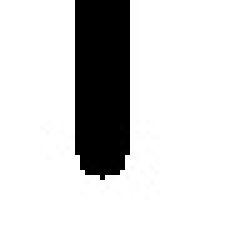
#> input picture gridworld.jpg, 50 x 50 px (shown 5 times larger)
$ python animation.py   (Python 2 division)
#> lines starting #> are read from the running program, lines starting #| are printed output that depends on the picture; after the words box and inside, x2 and y2 are one past the last pixel; in counts of white or black regions, pixels touching at a corner belong together
# -*- coding: utf-8 -*-
"""
Created on Thu Feb  9 18:39:58 2017

@author: monica
"""
import cv2
import random
import copy

img1 = cv2.imread('gridworld.jpg',0)
#> img1 is the input picture: shape (50, 50); min 0, max 255, mean 216.6

ret,world = cv2.threshold(img1,127,255,cv2.THRESH_BINARY)
#> world: shape (50, 50); 85% white; 1 black region, box (x1, y1, x2, y2) and area: (15, 0, 26, 36) 376
height, width = img1.shape
#> height = 50; width = 50
showImg = copy.deepcopy(world)

ar_sarsa1 = open('ar_sarsa1.txt','a')
ar_expsarsa1 = open('ar_expsara1.txt','a')
ar_sarsa2 = open('ar_sarsa2.txt','a')
ar_expsarsa2 = open('ar_expsarsa2.txt','a')
ar_q1 = open('ar_q1.txt','a')

print height, width
#| 50 50
#print world[width-1,height-1]

X_min = 0
Y_min = 0
X_max = width
#> X_max = 50
Y_max = height
#> Y_max = 50
epsilon = 0.05

#cv2.line(world, (X_min+2,Y_max-1), (X_min+25, Y_max-1), 1, 1)
#cv2.imshow('window',world)
#cv2.waitKey(500)

states = dict() #Key: poisition tuple Value: dictionary of right, left, Up, Down
                #Neighbours are list of tuple of position

reward = {'o':-2, 'u':-0.1, 'g':100}

actions = ['rt', 'lt', 'up', 'dw']

stateStatus = dict() # dictionary storing status of each position
                    #occupancy status where if neighbouring point is wall
                    #occupancy status = 'o' else 'u'
                    #if the neighbour = goal, status = 'g'

stateActionValues = dict() # dictionary key: position,action, value: state value
                    #initialised to zero

goalStates = list()
startStates = list()

aveReturns_sarsa = list()
aveReturns_expsarsa = list()

maxSteps = 20000
pCorrectAction = 0.9

alpha_sarsa = 0.24
alpha_expsarsa = 0.27
alpha_q = 0.28

discount_factor = 0.997

def defineGoals_start():
    """
    populate the list goalStats with all position of goal points
    @param: void
    @return: void (Updates global parameter goalStates)
    """
    global goalStates, startStates

    for i in range(X_min,X_min+13):
        startStates.append((i,Y_min+0))
        startStates.append((i,Y_min+1))

    for j in range(X_max-5,X_max):
        goalStates.append((j,Y_min+30))
        goalStates.append((j,Y_min+40))

    cv2.line(showImg, (X_min,Y_min+0), (X_min+13, Y_min+0), 1, 1)
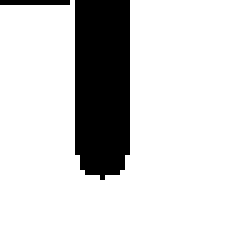
#> showImg: shape (50, 50) (shown 5 times larger); min 0, max 255, mean 215.2
    cv2.line(showImg, (X_min,Y_min+1), (X_min+13, Y_min+1), 1, 1)
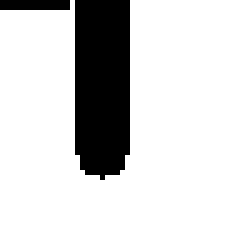
#> showImg: shape (50, 50) (shown 5 times larger); 0.56% of pixels changed, all inside (x1, y1, x2, y2) = (0, 1, 14, 2)
    cv2.line(showImg, (X_max-5,Y_min+30), (X_max, Y_min+30), 1, 1)
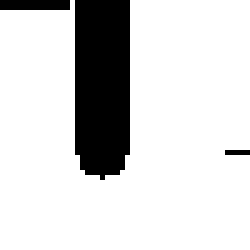
#> showImg: shape (50, 50) (shown 5 times larger); 0.2% of pixels changed, all inside (x1, y1, x2, y2) = (45, 30, 50, 31)
    cv2.line(showImg, (X_max-5,Y_min+40), (X_max, Y_min+40), 1, 1)
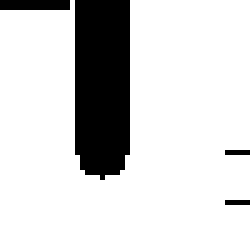
#> showImg: shape (50, 50) (shown 5 times larger); 0.2% of pixels changed, all inside (x1, y1, x2, y2) = (45, 40, 50, 41)


def neighboursDict(s):
    """
    Takes in state state and return neighbour dictionary as described above
    """
    neighbours = {'rt':[],'lt':[],'up':[],'dw':[]}

    x = s[0]
    y = s[1]

    if not ((x+1) > X_max-1 ):
        neighbours['rt'].append((x+1,y))
    if not ((x-1) < X_min ):
        neighbours['lt'].append((x-1,y))
    if not ((y+1) > Y_max-1 ):
        neighbours['dw'].append((x,y+1))
    if not ((y-1) < Y_min ):
        neighbours['up'].append((x,y-1))


    return neighbours

def image2World():
    '''
    Takes in the image and build a maze world
    Black = 0, White = 255
    @param: void
    @return: void (Updates the global parameter states, stateActionValues, stateStatus)
    '''
    global states, stateActionValues, stateStatus

    print goalStates
#| [(45, 30), (45, 40), (46, 30), (46, 40), (47, 30), (47, 40), (48, 30), (48, 40), (49, 30), (49, 40)]

    for i in range(X_max):
        for j in range(Y_max):

            states[(i,j)] = neighboursDict((i,j))

            for ele in actions:
                stateActionValues[((i,j),ele)] = 0

            if world[j,i] < 255:
                stateStatus[(i,j)] = 'o'
            elif world[j,i] == 255:
                stateStatus[(i,j)] = 'u'


    for ele in goalStates:
        stateStatus[ele] = 'g'


def winnerNeighbour(s,a):
    '''
    Takes in state: return Max Q valued neighbour with Q value
    @param: state --> tuple position
    @return: s', value --> tuple, float
    '''
    winningN = None
    winningAction = None
    values = list()

    for ele in actions:
        values.append(stateActionValues[(s,ele)])

    maxVal = max(values)

    winningN, winningAction = stateActionValues.keys()[stateActionValues.values().index(maxVal)]

    return winningN,winningAction

def eGreedyPolicy(s):
    '''
    Takes in current state and return action
    Policy is e-greedy so return random action with probability e
    and return greedy action with probability 1-e
    '''
    flag = 'N'
    a = 'N'

    if random.random() <= epsilon:
        flag = 'random'
    else:
        flag = 'greedy'

    if flag == 'greedy':
        n, win_a = winnerNeighbour(s,'n')
        a = win_a

    elif flag == 'random':
        index = random.randint(0,len(actions) - 1)
        a = actions[index]
    else:
        print 'Error \n'
        a = None

    return a

def eofEpisode(s, sCount):
    """
    takes in current state or step count and return if episode is over or not
    @param: current State s
    @return: Bool
    """
    if ((s in goalStates) or (sCount == maxSteps) or (stateStatus[s] == 'g')):
        return True
    else:
        return False

# [153 lines left out: functions takeAction, SARSA, EXP_SARSA, not called in this run]


def Q_learning(numEpisodes):
    global stateActionValues, aveReturns_Q

    image2World() # Initialise Q(s,a)
    episodeCount = 0
    rewardPerEpisode = []

    while(episodeCount != numEpisodes):

        path_q = list()
        reward_list = list()
        stepCount = 0

        start = startStates[random.randint(0,len(startStates)-1)]
        curr_state = start

        while(not eofEpisode(curr_state,stepCount)):
            curr_action = eGreedyPolicy(curr_state) #IMP CHANGE HERE
            path_q.append((curr_state,curr_action))

            s_next, r = takeAction(curr_state,curr_action)
            reward_list.append(r)

            win_n, win_a = winnerNeighbour(curr_state,'n')
            max_Q = stateActionValues[(s_next,win_a)]

            stateActionValues[(curr_state,curr_action)] = stateActionValues[(curr_state,curr_action)] + (alpha_q * (r + discount_factor *max_Q - stateActionValues[(curr_state,curr_action)] ))

            if r == -2:
                curr_state = curr_state
            else:
                curr_state = s_next
            stepCount += 1


        for i in range(0,len(path_q) - 1):
            cv2.line(showImg, path_q[i][0], path_q[i+1][0], 1, 1)
            cv2.imshow('window',showImg)
            cv2.waitKey(1)

        episodeCount += 1
        print 'Average reward of episode: ',episodeCount,'--->', sum(reward_list)/len(reward_list)

        rewardPerEpisode.append(sum(reward_list)/len(reward_list))
        ar_q1.writelines(str(sum(reward_list)/len(reward_list)))

    ar_q1.close()
    return rewardPerEpisode


if __name__ == '__main__':
    defineGoals_start()

    # [11 lines of commented-out code are left out]

#> (the run stopped early here; a loop or call above may not have finished)

$ run again, with pic.jpg copied over gridworld.jpg
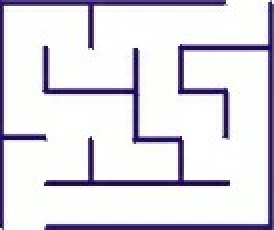
#> input picture pic.jpg, 137 x 115 px (shown 2 times larger)
#> `img1 = cv2.imread('gridworld.jpg',0)`:
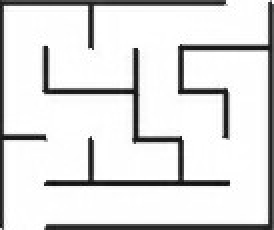
#> img1: shape (115, 137) (shown 2 times larger); min 12, max 255, mean 221.5
#> `ret,world = cv2.threshold(img1,127,255,cv2.THRESH_BINARY)`:
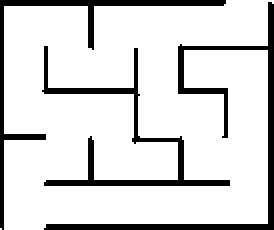
#> world: shape (115, 137) (shown 2 times larger); 85.1% white; 3 black regions, box (x1, y1, x2, y2) and area: (22, 1, 137, 115) 943, (21, 23, 115, 93) 721, (0, 0, 113, 115) 688
#| 115 137
#| [(132, 30), (132, 40), (133, 30), (133, 40), (134, 30), (134, 40), (135, 30), (135, 40), (136, 30), (136, 40)]
